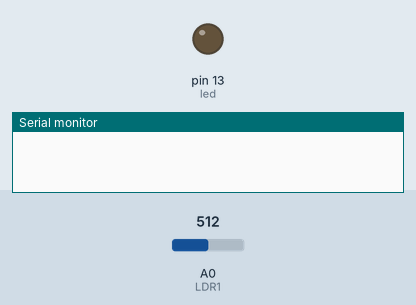
Bench run of a sketch on a simulated Arduino Uno, built with avr-gcc and run on an emulated ATmega328P. On the bench: output pins drawn as LEDs (lit = HIGH), the last lines printed to the serial monitor. The inputs (shaded band) are chosen by the test bench; at power-on: A0 (LDR1) = 512.

Above: at 0.1 s.
At 7.1 s:
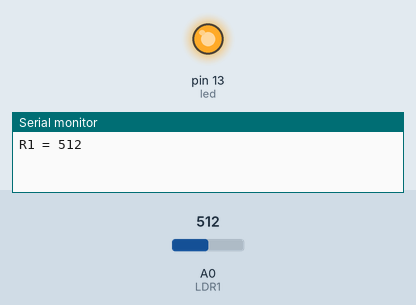
Timing chart, 0 to 8.6 s (numbered marks = the images above):
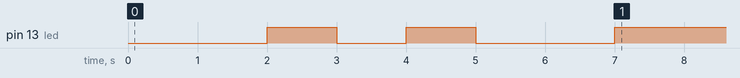

The sketch:

LDR.ino
```cpp
int LDR1 = A0;          //η φωτοαντίσταση συνδέεται στο Α0 pin
int led = 13;           //το led συνδέεται στο pin 13
void setup()
{
  Serial.begin(9600);
  pinMode(LDR1, INPUT);
  pinMode(led, OUTPUT);
  delay(2000);
  digitalWrite(led, HIGH);    //στην αρχή το led αναβοσβήνει δύο φορές με χρονική απόσταση 1 sec
  delay(1000);
  digitalWrite(led, LOW);
  delay(1000);
  digitalWrite(led, HIGH);
  delay(1000);
  digitalWrite(led, LOW);
  delay(1000);
}

void loop()
{
  int R1 = analogRead(LDR1); // διαβάζει την τομή από την φωτοαντίσταση
  Serial.print("R1 = ");
   Serial.println(R1);    //η τιμή που δίνει η φωτοαντίσταση τυπώνεται στην οθόνη
  delay(1000);
  if (R1 > 431) {   //αν η τιμή της φωτοαντίστασης είναι μεγαλύτερη από 431 το led ανάβει
  digitalWrite(led, HIGH);
  delay(1000);
  }
  else {
  digitalWrite(led, LOW);        // διαφορετικά σβήνει
  delay(1000);
  }

}
```

Measured:
- by itself, pin 13 (led): HIGH → LOW at 3.0 s, → HIGH 1.0 s later, → LOW 1.0 s later, → HIGH 2.0 s later
